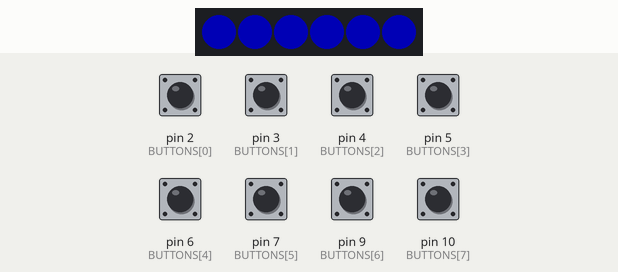
This sketch was run on a simulated Arduino Uno, built with avr-gcc and run on an emulated ATmega328P. Shown: 6 RGB LEDs in strip order, left to right. Inputs (shaded band) come from the test bench; at power-on: pin 2 (BUTTONS[0]), pin 3 (BUTTONS[1]), pin 4 (BUTTONS[2]), pin 5 (BUTTONS[3]), pin 6 (BUTTONS[4]), pin 7 (BUTTONS[5]), pin 9 (BUTTONS[6]), pin 10 (BUTTONS[7]) LOW. Dim RGB values are drawn brighter than linear; what the sketch prints to the serial monitor is not drawn.

Above: at 1.2 s.
1.3 s: pin 4 (BUTTONS[2]) pulled HIGH for 1 s
At 2.5 s:
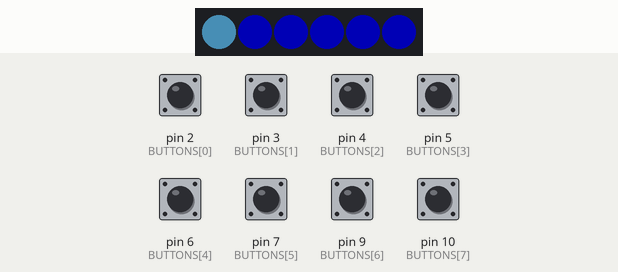
3.8 s: pin 2 (BUTTONS[0]) pulled HIGH for 0.15 s
At 4.3 s:
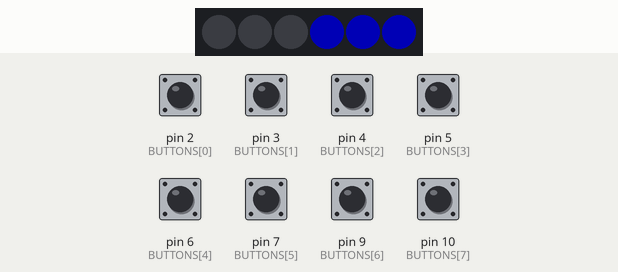
5.4 s: pin 3 (BUTTONS[1]) pulled HIGH for 0.15 s
At 5.7 s:
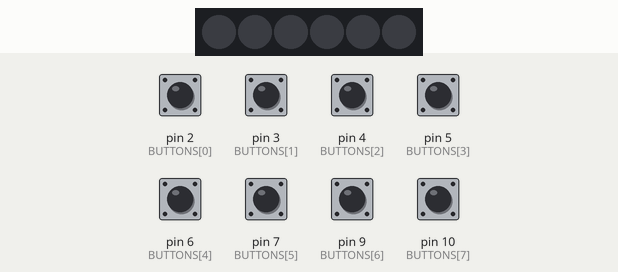
7.0 s: pin 2 (BUTTONS[0]) pulled HIGH for 1 s
At 8.2 s:
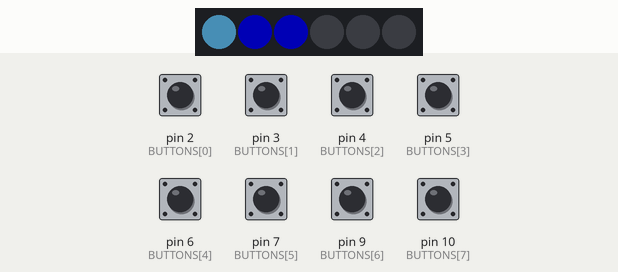
9.5 s: pin 5 (BUTTONS[3]) pulled HIGH for 0.15 s
At 10.0 s:
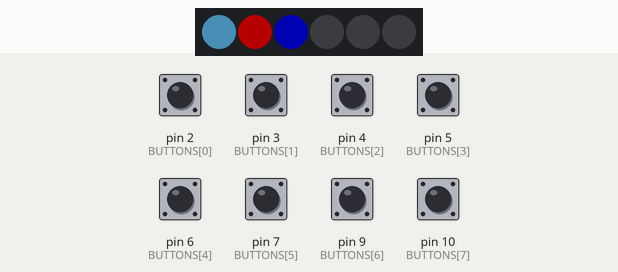
11.1 s: pin 6 (BUTTONS[4]) pulled HIGH for 0.15 s
At 12.4 s:
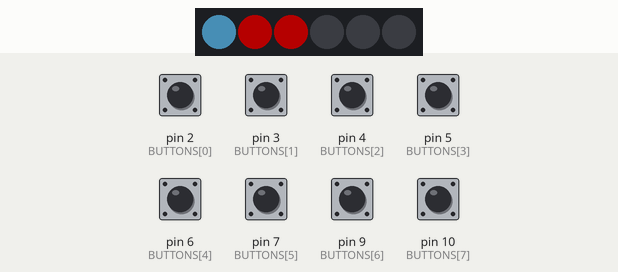
Timing chart, 0 to 13.7 s (numbered marks = the images above; inputs shaded):
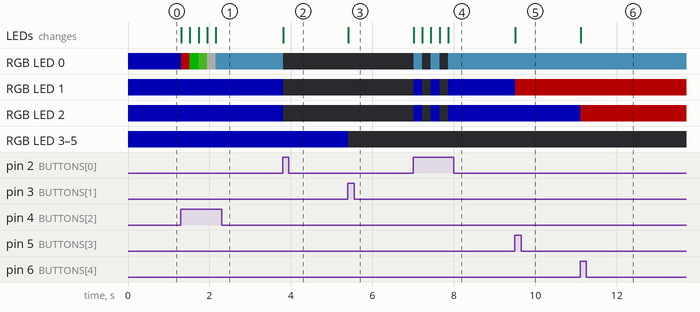

Measured:
- after the input at 1.3 s, RGB LED 0: RGB(0, 0, 64) → RGB(64, 0, 0) at once, → RGB(0, 64, 0) 0.21 s later, → RGB(25, 64, 12) 0.21 s later, → RGB(48, 48, 48) 0.21 s later, … (5 changes in this stretch); the LEDs: first change at once (image 1 shows a later state)
- after the input at 3.8 s, RGB LED 0: RGB(25, 50, 64) → off at once; RGB LED 1, RGB LED 2: RGB(0, 0, 64) → off at once; the LEDs: change at once (image 2)
- after the input at 5.4 s, RGB LED 3–5: RGB(0, 0, 64) → off at once; the LEDs: change at once (image 3)
- after the input at 7.0 s, RGB LED 0: alternates RGB(25, 50, 64) for 0.21 s and off for 0.21 s, 5 changes in all, then stays RGB(25, 50, 64), starting at once; RGB LED 1, RGB LED 2: alternates RGB(0, 0, 64) for 0.21 s and off for 0.21 s, 5 changes in all, then stays RGB(0, 0, 64), starting at once; the LEDs: change at once (image 4)
- after the input at 9.5 s, RGB LED 1: RGB(0, 0, 64) → RGB(64, 0, 0) at once; the LEDs: change at once (image 5)
- after the input at 11.1 s, RGB LED 2: RGB(0, 0, 64) → RGB(64, 0, 0) at once; the LEDs: change at once (image 6)

The sketch:

Display_ControlV1.ino
```cpp
#include <Adafruit_NeoPixel.h>
#define LED_PIN 12
#define LED_COUNT 6
Adafruit_NeoPixel strip(LED_COUNT, LED_PIN, NEO_GRB + NEO_KHZ800);


//PIN assignment variables
const int NUM = 8;
const int BUTTONS[NUM] = {2, 3, 4, 5, 6, 7, 9, 10};
const int CHOICES = 6;

//State variable -- incs on button push
int states[NUM] = {0, 0, 0, 0, 0, 0, 0, 0};

//Variables for button debounce
unsigned long t = 250;
unsigned long now;
unsigned long delta;
const int threshold = 210;


void setup() {
  strip.begin();
  strip.show();
  Serial.begin(9600);
}

void loop() {
  //Calculate delta
  now = millis();
  delta = now - t;

  //Read button inputs and inc state variables
  for (byte i=0; i<NUM; i++) {
    if (digitalRead(BUTTONS[i]) == HIGH and delta > threshold) {
      if (states[i] >= 5) {states[i] = 0;}
      else {states[i]++;}
      Serial.print(states[i]);
      t = millis();
    }
  }

  for (int i=2; i<NUM; i++) { //iterate through states and set colors
    if (i<5) {setColor(states[i], i-2, states[0]);}
    else {setColor(states[i], i-2, states[1]);}
  }
  strip.show();
}


void setColor(int state, int led, int ch) {
  Serial.print(ch);
  if (ch % 2 == 0) {
    if (state % CHOICES == 0) {strip.setPixelColor(led, 0, 0, 64);}
    else if (state % CHOICES == 1) {strip.setPixelColor(led, 64, 0, 0);}
    else if (state % CHOICES == 2) {strip.setPixelColor(led, 0, 64, 0);}
    else if (state % CHOICES == 3) {strip.setPixelColor(led, 25, 64, 12);}
    else if (state % CHOICES == 4) {strip.setPixelColor(led, 48, 48, 48);}
    else if (state % CHOICES == 5) {strip.setPixelColor(led, 25, 50, 64);}
  }
  else {strip.setPixelColor(led, 0, 0, 0);}
}
```
